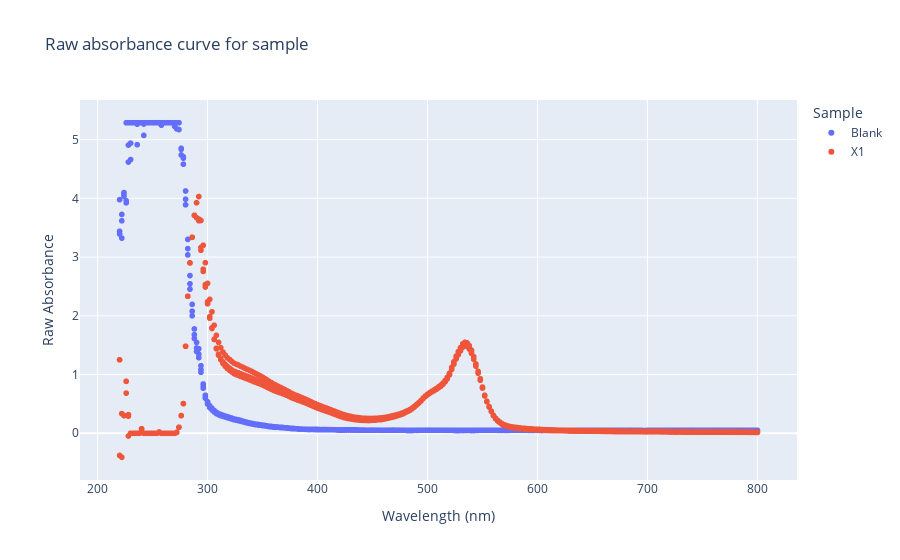

Write notebook code for a chart like this one.
### Code cell
fig = px.scatter( df_sample, 
                 x = "Wavelength", 
                 y = "Raw Absorbance", 
                 color = "Sample", 
                 labels={
                     "Wavelength": "Wavelength (nm)",
                 },
                 title = "Raw absorbance curve for sample")
fig.show()

### Figure 1 — Plotly figure (JSON) as saved in the notebook; plotly's stock layout.template omitted (floating-point values rounded to 4 significant figures; data arrays with more than 128 entries replaced by an {"elided": "..."} marker saying what was removed)
{"data": [{"hovertemplate": "Sample=Blank<br>Wavelength (nm)=%{x}<br>Raw Absorbance=%{y}<extra></extra>", "legendgroup": "Blank", "marker": {"color": "#636efa", "symbol": "circle"}, "mode": "markers", "name": "Blank", "showlegend": true, "type": "scattergl", "x": {"elided": "873 int values"}, "xaxis": "x", "y": {"elided": "873 float values"}, "yaxis": "y"}, {"hovertemplate": "Sample=X1<br>Wavelength (nm)=%{x}<br>Raw Absorbance=%{y}<extra></extra>", "legendgroup": "X1", "marker": {"color": "#EF553B", "symbol": "circle"}, "mode": "markers", "name": "X1", "showlegend": true, "type": "scattergl", "x": {"elided": "873 int values"}, "xaxis": "x", "y": {"elided": "873 float values"}, "yaxis": "y"}], "layout": {"legend": {"title": {"text": "Sample"}, "tracegroupgap": 0}, "title": {"text": "Raw absorbance curve for sample"}, "xaxis": {"anchor": "y", "domain": [0, 1], "title": {"text": "Wavelength (nm)"}}, "yaxis": {"anchor": "x", "domain": [0, 1], "title": {"text": "Raw Absorbance"}}}}
